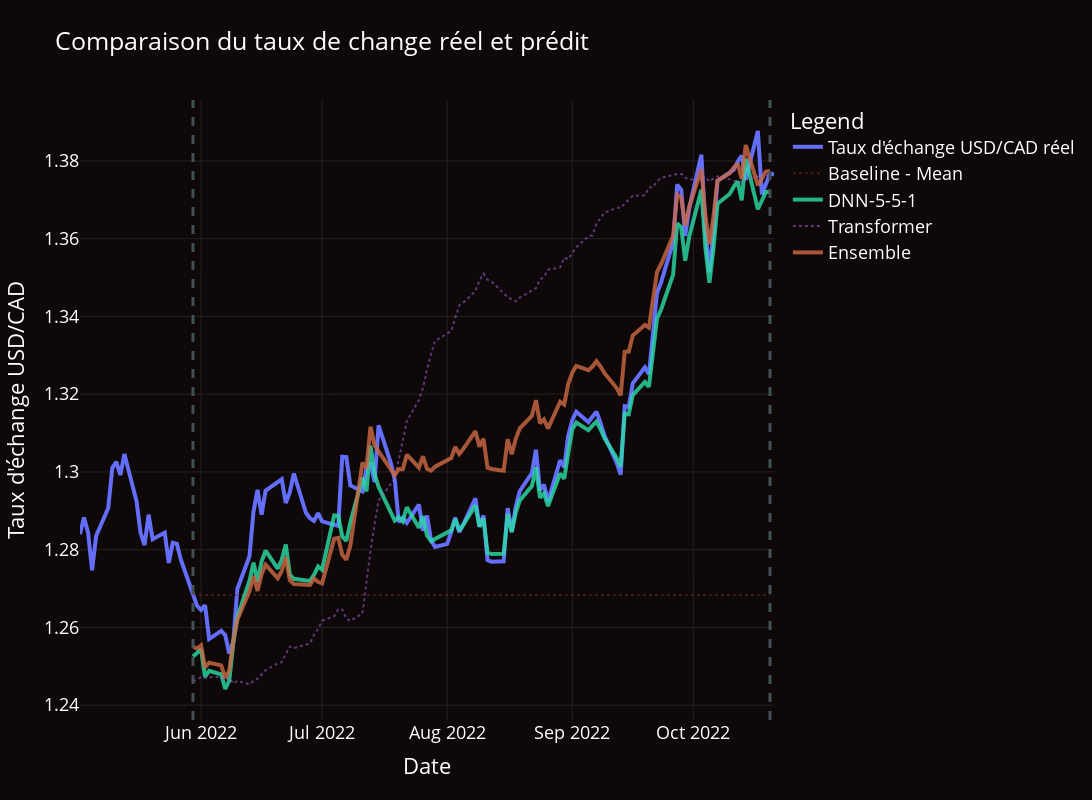

The notebook cell saved with this chart:
### Code cell
import plotly.graph_objects as go
import pandas as pd
import datetime

from plotly.graph_objs import *


two_week_dates = (pd.to_datetime(df_test['date'], format="%Y-%m-%d") + datetime.timedelta(weeks=4))


fig = go.Figure()

fig.add_scatter(x=df_test['date'], y=df_test['rate'], mode='lines', name="Taux d'échange USD/CAD réel",  line = dict( width=4))

fig.add_scatter(x=two_week_dates, y=baseline_y_pred, mode='lines', name="Baseline - Mean", opacity=.5, line_color="#7C3025", line = dict( width=2, dash='dot'))
fig.add_scatter(x=two_week_dates, y=y_pred_nn_best, mode='lines', name="DNN-5-5-1", line_color="#2BDEA8" , opacity=.8, line = dict( width=4))
# fig.add_scatter(x=two_week_dates, y=y_pred_lstm_best, mode='lines', name="LSTM", line_colr="#F0A500", opacity=.5, line = dict( width=2, dash='dot'))
fig.add_scatter(x=two_week_dates, y=np.array(y_pred_transformer_best).reshape(-1), mode='lines', name="Transformer", line_color="#AF68F0", opacity=.5, line = dict( width=2, dash='dot'))


fig.add_scatter(x=two_week_dates, y=y_pred_ensemble.reshape(-1), mode='lines', name="Ensemble", line_color="#CE6A44", opacity=.8, line = dict( width=4))


fig.add_vline(x=str(two_week_dates.to_numpy()[0]), line_width=3, line_dash="dash", line_color="#435055")
fig.add_vline(x=str(df_test['date'].to_numpy()[-2]), line_width=3, line_dash="dash", line_color="#435055", name="Bob")

fig.update_xaxes(showgrid=True, gridwidth=1, gridcolor='#262020')
fig.update_yaxes(showgrid=True, gridwidth=1, gridcolor='#262020')

fig.update_layout(
    title="Comparaison du taux de change réel et prédit",
    xaxis_title="Date",
    yaxis_title="Taux d'échange USD/CAD",
    legend_title="Legend",
    font=dict(
        size=18,
        color="#FFF"
    ),
    width=1600, height=800,
    paper_bgcolor='#0E0808',
    plot_bgcolor='#0E0808',
)

fig.show()
